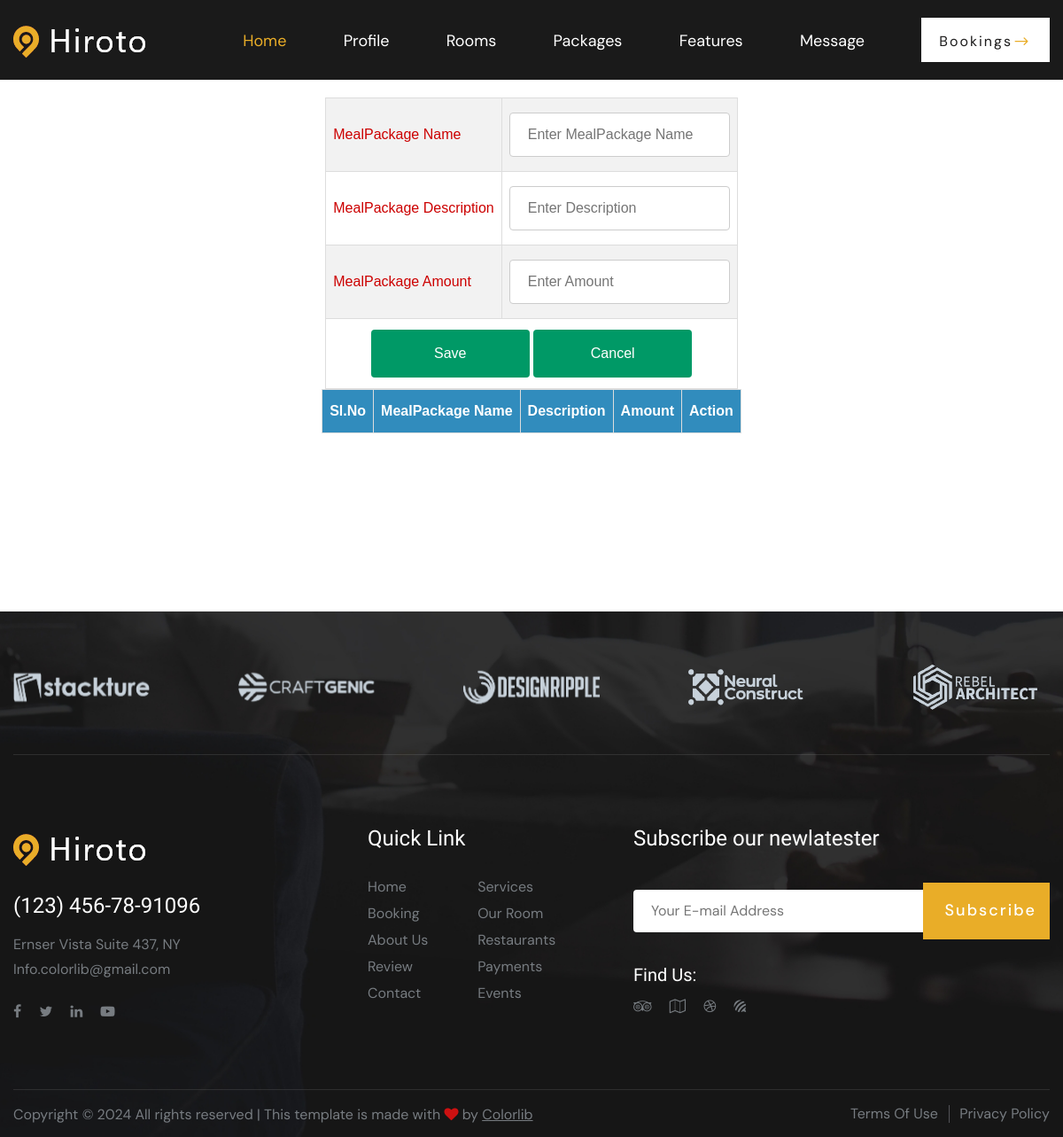
Before: /Hotel/MealPackages/ (signed in) with the older database file.
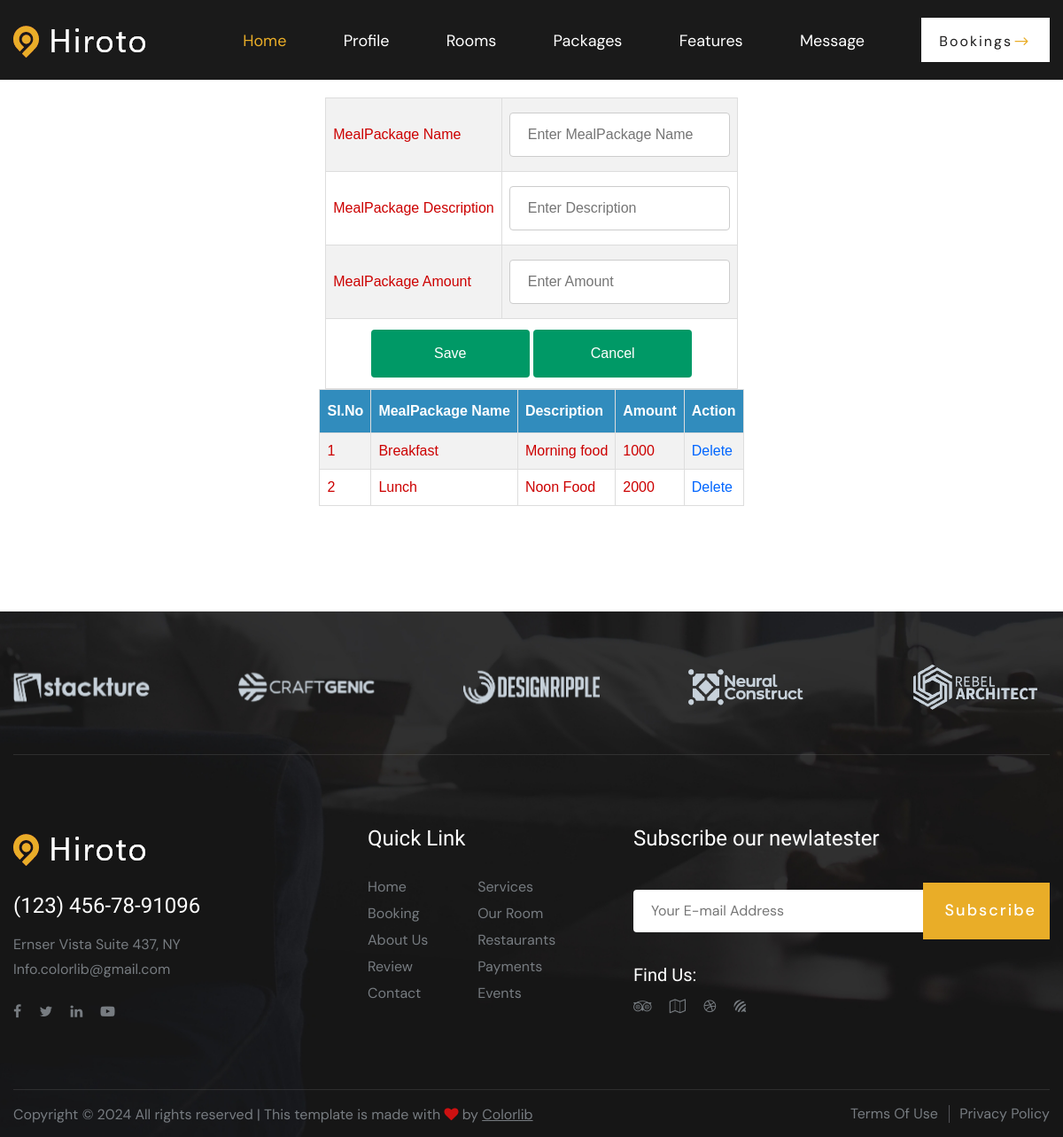
After: the same page with the newer database file.
### Hotel/models.py (models this page shows)
class tbl_mealpackages(models.Model):
    mealpackages_name=models.CharField(max_length=50)
    mealpackages_description=models.CharField(max_length=50)
    mealpackages_amount=models.CharField(max_length=50)
    hotel =models.ForeignKey(tbl_newhotel,null=True,on_delete=models.CASCADE)

### Hotel/views.py (the view)
# urls.py: path('MealPackages/', views.MealPackagesInsertSelect,name="MealPackagesInsertSelect"),
def MealPackagesInsertSelect(request):
    data=tbl_mealpackages.objects.filter(hotel=request.session["hid"])
    hotelid=tbl_newhotel.objects.get(id=request.session["hid"])
    if request.method=="POST":
        hotelid=tbl_newhotel.objects.get(id=request.session["hid"])
        mealpackagename=request.POST.get('txtname')
        mealpackagedesc=request.POST.get('txtdesc')
        mealpackageamount=request.POST.get('txtamount')
        tbl_mealpackages.objects.create(mealpackages_name=mealpackagename,mealpackages_description=mealpackagedesc,mealpackages_amount=mealpackageamount,hotel=hotelid)
        return redirect("Hotel:MealPackagesInsertSelect")
    else:
        return render(request,"Hotel/MealPackages.html",{'data':data})

### Hotel/Templates/Hotel/MealPackages.html (shortened to what this page needs)
{% extends 'Hotel/Header.html' %}
{% load static %}
{% block content %}
<!DOCTYPE html>
<html lang="en">
<head>
</head>
<body>
    <form method="POST">
        <table align="center">
            <tr>
                <tr>
                    <td>MealPackage Name</td>
                    <td><input type="text" name="txtname" placeholder="Enter MealPackage Name" required value="{{editdata.mealpackages_name}}"></td>
                </tr>
                <tr>
                <td>MealPackage Description</td>
                    <td><input type="text" name="txtdesc" placeholder="Enter Description" required value="{{editdata.mealpackages_description}}"></td>
                </tr>
            <tr>
                <td>MealPackage Amount</td>
                <td><input type="text" name="txtamount" placeholder="Enter Amount" required value="{{editdata.mealpackages_amount}}"></td>
            </tr>
            <tr>
                <td colspan="2" align="center">
                    <input type="submit" name="btnsubmit" value="Save">
                    <input type="reset" name="btncancel" value="Cancel">
                </td>
            </tr>
        </table>
    </form>
    <table border="1" align="center" cellpadding="10">
        <tr>
            <th>Sl.No</th>
            <th>MealPackage Name</th>
            <th>Description</th>
            <th>Amount</th>
            <th>Action</th>
        </tr>
        {% for i in data %}
        <tr>
            <td>{{forloop.counter}}</td>
            <td>{{i.mealpackages_name}}</td>
            <td>{{i.mealpackages_description}}</td>
            <td>{{i.mealpackages_amount}}</td>
            <td><a href="{% url 'Hotel:delMealPackages' i.id %}">Delete</a></td>
        </tr>
        {% endfor %}
    </table>
</body>
</html>
{% endblock content %}

Changed rows visible on the page:
added tbl_mealpackages: mealpackages_name "Breakfast", mealpackages_description "Morning food", mealpackages_amount "1000"
added tbl_mealpackages: mealpackages_name "Lunch", mealpackages_description "Noon Food", mealpackages_amount "2000"
